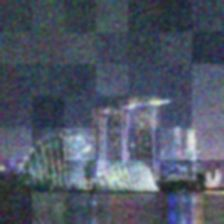
#> input picture data/watermarked_v5/0013.png, 224 x 224 px, given as the content of the folder data/raw, which was not available
$ python build_verified_dataset_v5.py
#> lines starting #> are read from the running program, lines starting #| are printed output that depends on the picture; pictures that were not available may be replaced by others from this repository, and a replacement may not be noted
### src/watermark/embed.py
"""
DWT-DCT-SVD Watermarking with swappable interface.
CLI: python -m src.watermark.embed --input ... --output ... [--verify ...]
"""

import argparse
import cv2
import numpy as np
import pywt
from abc import ABC, abstractmethod
from pathlib import Path
from typing import Tuple


class WatermarkMethod(ABC):
    @abstractmethod
    def embed(self, image: np.ndarray, watermark: np.ndarray, alpha: float) -> np.ndarray:
        pass

    @abstractmethod
    def extract(self, watermarked: np.ndarray, original: np.ndarray, alpha: float) -> np.ndarray:
        pass

    # [4 lines left out: function verify, not called in this run]


class DWT_DCT_SVD(WatermarkMethod):
    def __init__(self, dwt_level: int = 2, block_size: int = 8):
        self.dwt_level = dwt_level
        self.block_size = block_size
        self.wavelet = 'haar'

    def _dwt2(self, img: np.ndarray) -> Tuple[np.ndarray, list]:
        coeffs = pywt.wavedec2(img, self.wavelet, level=self.dwt_level)
        return coeffs[0], coeffs[1:]

    def _idwt2(self, LL: np.ndarray, details: list) -> np.ndarray:
        return pywt.waverec2([LL] + details, self.wavelet)

    def embed(self, image: np.ndarray, watermark: np.ndarray, alpha: float) -> np.ndarray:
        if image.ndim == 3:
            yuv = cv2.cvtColor(image.astype(np.float32), cv2.COLOR_RGB2YUV)
            y = yuv[:, :, 0]
        else:
            y = image.astype(np.float32)

        h, w = y.shape
        LL, details = self._dwt2(y)
        LL_h, LL_w = LL.shape

        wm_h, wm_w = watermark.shape
        assert wm_h <= LL_h // self.block_size and wm_w <= LL_w // self.block_size

        LL_mod = LL.copy()
        for i in range(wm_h):
            for j in range(wm_w):
                r, c = i * self.block_size, j * self.block_size
                block = LL_mod[r:r+self.block_size, c:c+self.block_size]
                dct_block = cv2.dct(block)
                U, S, Vt = np.linalg.svd(dct_block, full_matrices=False)
                S[0] = S[0] * (1 + alpha * (2 * watermark[i, j] - 1))
                dct_mod = U @ np.diag(S) @ Vt
                LL_mod[r:r+self.block_size, c:c+self.block_size] = cv2.idct(dct_mod)

        watermarked_y = self._idwt2(LL_mod, details)
        watermarked_y = np.clip(watermarked_y, 0, 255)

        if image.ndim == 3:
            yuv[:, :, 0] = watermarked_y
            return cv2.cvtColor(yuv, cv2.COLOR_YUV2RGB).astype(np.uint8)
        return watermarked_y.astype(np.uint8)

    def extract(self, watermarked: np.ndarray, original: np.ndarray, alpha: float) -> np.ndarray:
        if watermarked.ndim == 3:
            y_w = cv2.cvtColor(watermarked.astype(np.float32), cv2.COLOR_RGB2YUV)[:, :, 0]
        else:
            y_w = watermarked.astype(np.float32)
        if original.ndim == 3:
            y_o = cv2.cvtColor(original.astype(np.float32), cv2.COLOR_RGB2YUV)[:, :, 0]
        else:
            y_o = original.astype(np.float32)

        LL_w, _ = self._dwt2(y_w)
        LL_o, _ = self._dwt2(y_o)

        wm_h = LL_w.shape[0] // self.block_size
        wm_w = LL_w.shape[1] // self.block_size
        extracted = np.zeros((wm_h, wm_w), dtype=np.float32)

        for i in range(wm_h):
            for j in range(wm_w):
                r, c = i * self.block_size, j * self.block_size
                _, S_w, _ = np.linalg.svd(cv2.dct(LL_w[r:r+self.block_size, c:c+self.block_size]), full_matrices=False)
                _, S_o, _ = np.linalg.svd(cv2.dct(LL_o[r:r+self.block_size, c:c+self.block_size]), full_matrices=False)
                ratio = S_w[0] / (S_o[0] + 1e-8)
                extracted[i, j] = 1.0 if ratio > 1.0 else 0.0
        return extracted

    def verify(self, extracted: np.ndarray, original_watermark: np.ndarray, threshold: float = 0.5) -> Tuple[bool, float]:
        corr = np.corrcoef(extracted.flatten(), original_watermark.flatten())[0, 1]
        if np.isnan(corr):
            corr = 0.0
        return corr > threshold, float(corr)


def generate_watermark(shape: Tuple[int, int], seed: int = 42) -> np.ndarray:
    np.random.seed(seed)
    return (np.random.rand(*shape) > 0.5).astype(np.float32)


def jpeg_reencode(image: np.ndarray, quality: int) -> np.ndarray:
    _, enc = cv2.imencode('.jpg', image, [int(cv2.IMWRITE_JPEG_QUALITY), quality])
    return cv2.imdecode(enc, cv2.IMREAD_COLOR)


# [78 lines left out: functions run_watermark_pipeline, verify_watermarks, main, not called in this run]


# [2 lines that do not run on import are left out]

### src/attacks/coefficient_attack.py
"""
Targeted coefficient-domain attack.

Perturbs the dominant SVD singular value of each DCT block inside the DWT
LL sub-band -- the exact coefficient DWT_DCT_SVD.embed() modifies to encode
a watermark bit. Image-in/image-out, no watermark awareness (same contract
as distortion.py's apply_distortion): works on any image, watermarked or not.

Unlike distortion.py (pixel-domain: resize/jpeg/noise/blur), this attacks
the embedding domain directly, so it can defeat the watermark without
requiring heavy generic degradation.

CLI: python -m src.attacks.coefficient_attack --input ... --output ...
"""

import argparse
import cv2
import numpy as np
import pywt
from pathlib import Path


def apply_coefficient_attack(
    image: np.ndarray,
    dwt_level: int = 2,
    block_size: int = 8,
    strength: float = 0.15,
) -> np.ndarray:
    rgb = cv2.cvtColor(image, cv2.COLOR_BGR2RGB).astype(np.float32)
    yuv = cv2.cvtColor(rgb, cv2.COLOR_RGB2YUV)
    y = yuv[:, :, 0]

    coeffs = pywt.wavedec2(y, 'haar', level=dwt_level)
    LL, details = coeffs[0], coeffs[1:]
    h, w = LL.shape
    nb_h, nb_w = h // block_size, w // block_size

    LL_mod = LL.copy()
    for i in range(nb_h):
        for j in range(nb_w):
            r, c = i * block_size, j * block_size
            block = LL_mod[r:r + block_size, c:c + block_size]
            dct_block = cv2.dct(block)
            U, S, Vt = np.linalg.svd(dct_block, full_matrices=False)
            # Random re-perturbation of the exact coefficient the watermark
            # bit lives in -- scrambles the embedded up/down signal without
            # knowing which direction it was pushed.
            S[0] = S[0] * (1 + np.random.uniform(-strength, strength))
            dct_mod = U @ np.diag(S) @ Vt
            LL_mod[r:r + block_size, c:c + block_size] = cv2.idct(dct_mod)

    attacked_y = pywt.waverec2([LL_mod] + details, 'haar')
    attacked_y = np.clip(attacked_y[:h * (2 ** dwt_level), :w * (2 ** dwt_level)], 0, 255)

    yuv_out = yuv.copy()
    yuv_out[:, :, 0] = attacked_y
    rgb_out = cv2.cvtColor(yuv_out, cv2.COLOR_YUV2RGB)
    rgb_out = np.clip(rgb_out, 0, 255).astype(np.uint8)
    return cv2.cvtColor(rgb_out, cv2.COLOR_RGB2BGR)


# [22 lines left out: functions run_attack_pipeline, main, not called in this run]


# [2 lines that do not run on import are left out]

### src/attacks/distortion.py
"""
Distortion attack: JPEG recompression + Gaussian noise + Gaussian blur + resize.
Supports multiple passes for stronger watermark removal.
CLI: python -m src.attacks.distortion --input ... --output ...
"""

import argparse
import cv2
import numpy as np
from pathlib import Path


def apply_distortion(
    image: np.ndarray,
    jpeg_quality: int = 30,
    gaussian_std: float = 15.0,
    blur_kernel: int = 5,
    resize_factor: float = 0.5,
) -> np.ndarray:
    h, w = image.shape[:2]

    # 1. Resize down + up (common real-world distortion)
    if resize_factor < 1.0:
        small = cv2.resize(image, (int(w * resize_factor), int(h * resize_factor)),
                           interpolation=cv2.INTER_AREA)
        image = cv2.resize(small, (w, h), interpolation=cv2.INTER_LINEAR)

    # 2. JPEG recompression
    encode_param = [int(cv2.IMWRITE_JPEG_QUALITY), jpeg_quality]
    _, enc = cv2.imencode('.jpg', image, encode_param)
    img = cv2.imdecode(enc, cv2.IMREAD_COLOR)

    # 3. Gaussian noise
    noise = np.random.normal(0, gaussian_std, img.shape).astype(np.float32)
    img = np.clip(img.astype(np.float32) + noise, 0, 255).astype(np.uint8)

    # 4. Gaussian blur
    if blur_kernel > 1:
        img = cv2.GaussianBlur(img, (blur_kernel, blur_kernel), 0)

    return img


def jpeg_reencode(image: np.ndarray, quality: int) -> np.ndarray:
    _, enc = cv2.imencode('.jpg', image, [int(cv2.IMWRITE_JPEG_QUALITY), quality])
    return cv2.imdecode(enc, cv2.IMREAD_COLOR)


# [35 lines left out: functions run_attack_pipeline, main, not called in this run]


# [2 lines that do not run on import are left out]

### scripts/build_verified_dataset_v5.py
"""
v5: same as build_verified_dataset_v3.py (coefficient-domain attack +
generic distortion, verification-based labeling), but at a stronger,
still-plausible alpha (handoff flags 0.02 as tuned only for class
balance, not deployment realism). Tests whether a stronger embedding
leaves detectable post-removal residue where alpha=0.02 (v3) did not.

CLI: python scripts/build_verified_dataset_v5.py --raw data/raw --out-present data/watermarked_v5 --out-removed data/removed_v5
"""

import argparse
import random
import cv2
import numpy as np
from pathlib import Path

from src.watermark.embed import DWT_DCT_SVD, generate_watermark, jpeg_reencode
from src.attacks.distortion import apply_distortion
from src.attacks.coefficient_attack import apply_coefficient_attack


def main():
    parser = argparse.ArgumentParser()
    parser.add_argument("--raw", type=Path, default=Path("data/raw"))
    parser.add_argument("--out-present", type=Path, default=Path("data/watermarked_v5"))
    parser.add_argument("--out-removed", type=Path, default=Path("data/removed_v5"))
    parser.add_argument("--img-size", type=int, default=224)
    parser.add_argument("--alpha", type=float, default=0.15)
    parser.add_argument("--block-size", type=int, default=8)
    parser.add_argument("--dwt-level", type=int, default=2)
    parser.add_argument("--seed", type=int, default=42)
    parser.add_argument("--save-quality", type=int, default=80)
    parser.add_argument("--threshold", type=float, default=0.5)
    parser.add_argument("--coeff-strength-max", type=float, default=0.8)
    args = parser.parse_args()

    random.seed(args.seed)
    np.random.seed(args.seed)

    method = DWT_DCT_SVD(dwt_level=args.dwt_level, block_size=args.block_size)
    wm_shape = (args.img_size // (2 ** args.dwt_level) // args.block_size,) * 2
    watermark = generate_watermark(wm_shape, args.seed)

    args.out_present.mkdir(parents=True, exist_ok=True)
    args.out_removed.mkdir(parents=True, exist_ok=True)

    n_present, n_removed = 0, 0

    for img_path in sorted(args.raw.glob("*.png")):
        raw_bgr = cv2.imread(str(img_path))
#> raw_bgr is the input picture: shape (224, 224, 3); mean B, G, R 102.3, 86.2, 78.2
        if raw_bgr is None:
            continue
        raw_bgr = cv2.resize(raw_bgr, (args.img_size, args.img_size), interpolation=cv2.INTER_AREA)
        raw_rgb = cv2.cvtColor(raw_bgr, cv2.COLOR_BGR2RGB)

        wm_rgb = method.embed(raw_rgb, watermark, args.alpha)
#> in embed, `yuv = cv2.cvtColor(image.astype(np.float32), cv2.COLOR_RGB2YUV)`: yuv: shape (224, 224, 3) float32; mean of channels 0, 1, 2 85.6, 8.7, -6.1
#> in embed, `y = yuv[:, :, 0]`:
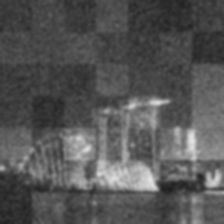
#> y: shape (224, 224) float32; min 29.86, max 228.1, mean 85.6
#> in _dwt2, `coeffs = pywt.wavedec2(img, self.wavelet, level=self.dwt_level)`: coeffs = 3 items
#> in embed, `LL, details = self._dwt2(y)`: details = 2 items
#> in embed, `yuv[:, :, 0] = watermarked_y`: yuv: shape (224, 224, 3) float32; mean of channels 0, 1, 2 85.6, 8.7, -6.1
        wm_bgr = cv2.cvtColor(wm_rgb, cv2.COLOR_RGB2BGR)
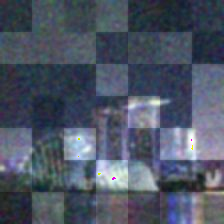
#> wm_bgr: shape (224, 224, 3); mean B, G, R 101.7, 85.6, 77.7

        num_passes = random.choice([0, 1, 1, 2, 2, 3, 4, 5])
        jpeg_quality = random.randint(5, 90)
        gaussian_std = random.uniform(2, 40)
        blur_kernel = random.choice([1, 1, 3, 5, 7, 9])
        resize_factor = random.uniform(0.25, 1.0)
        coeff_strength = random.uniform(0.0, args.coeff_strength_max)

        attacked = apply_coefficient_attack(wm_bgr, args.dwt_level, args.block_size, coeff_strength)
#> in apply_coefficient_attack, `yuv = cv2.cvtColor(rgb, cv2.COLOR_RGB2YUV)`: yuv: shape (224, 224, 3) float32; mean of channels 0, 1, 2 85.1, 8.7, -6
#> in apply_coefficient_attack, `coeffs = pywt.wavedec2(y, 'haar', level=dwt_level)`: coeffs = 3 items
#> in apply_coefficient_attack, `yuv_out[:, :, 0] = attacked_y`: yuv_out: shape (224, 224, 3) float32; mean of channels 0, 1, 2 84.8, 8.7, -6
#> in apply_coefficient_attack, `rgb_out = cv2.cvtColor(yuv_out, cv2.COLOR_YUV2RGB)`:
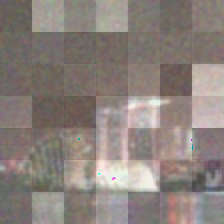
#> rgb_out: shape (224, 224, 3) float32; mean B, G, R 77.4, 85.3, 101.4; drawn with min black and max white
        for _ in range(num_passes):
            attacked = apply_distortion(attacked, jpeg_quality, gaussian_std, blur_kernel, resize_factor)
#> in apply_distortion, `small = cv2.resize(image, (int(w * resize_factor), int(h * resize_fact..`:
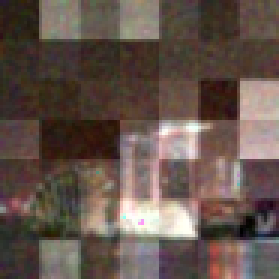
#> small: shape (93, 93, 3) (shown 3 times larger); mean R, G, B 100.9, 84.8, 76.9
#> in apply_distortion, `_, enc = cv2.imencode('.jpg', image, encode_param)`: enc = 1902 values, max 255 at index 0, min 0 at index 4, mean 103.4
#> in apply_distortion, `img = np.clip(img.astype(np.float32) + noise, 0, 255).astype(np.uint8)`:
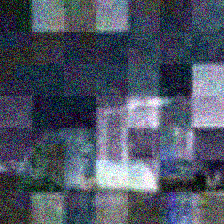
#> img: shape (224, 224, 3); mean B, G, R 100.8, 84.8, 76.9
        attacked = jpeg_reencode(attacked, args.save_quality)
#> in jpeg_reencode, `return cv2.imdecode(enc, cv2.IMREAD_COLOR)`:
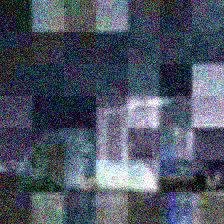
#> returned value: shape (224, 224, 3); mean B, G, R 100.8, 84.8, 77

        attacked_rgb = cv2.cvtColor(attacked, cv2.COLOR_BGR2RGB)
        extracted = method.extract(attacked_rgb, raw_rgb, args.alpha)
#> in extract, `LL_w, _ = self._dwt2(y_w)`:
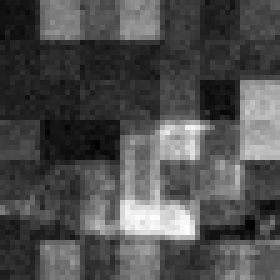
#> LL_w: shape (56, 56) float32 (shown 5 times larger); min 55, max 969.7, mean 337.2; drawn with min black and max white
        present, corr = method.verify(extracted, watermark, args.threshold)
#> in verify, `corr = np.corrcoef(extracted.flatten(), original_watermark.flatten())[..`: corr = 0.138
#> present = False; corr = 0.138

        out_dir = args.out_present if present else args.out_removed
        cv2.imwrite(str(out_dir / img_path.name), attacked)

        if present:
            n_present += 1
        else:
            n_removed += 1

    print(f"Watermark present: {n_present}, removed: {n_removed}")


if __name__ == "__main__":
    main()

$ run again, on data/watermarked_v5/0109.png
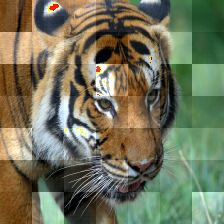
#> input picture data/watermarked_v5/0109.png, 224 x 224 px, given as the content of the folder data/raw, which was not available
#> in main, raw_bgr is the input picture: shape (224, 224, 3); mean B, G, R 91.6, 115.9, 113.7
#> in _dwt2, `coeffs = pywt.wavedec2(img, self.wavelet, level=self.dwt_level)`: coeffs = 3 items
#> details = 2 items
#> in apply_coefficient_attack, `coeffs = pywt.wavedec2(y, 'haar', level=dwt_level)`: coeffs = 3 items
#> yuv_out: shape (224, 224, 3) float32; mean of channels 0, 1, 2 106.9, -7.4, -0.4
#> in apply_distortion, `image = cv2.resize(small, (w, h), interpolation=cv2.INTER_LINEAR)`:
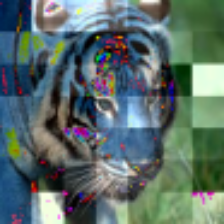
#> image: shape (224, 224, 3); mean R, G, B 90.8, 109.8, 106.1
#> enc = 2574 values, max 255 at index 0, min 0 at index 4, mean 112.4
#> in extract, `LL_w, _ = self._dwt2(y_w)`:
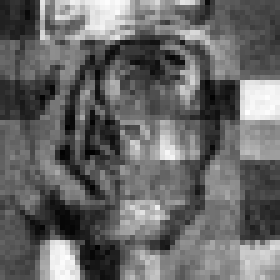
#> LL_w: shape (56, 56) float32 (shown 5 times larger); min 52.59, max 969.2, mean 426.2; drawn with min black and max white
#> in verify, `corr = np.corrcoef(extracted.flatten(), original_watermark.flatten())[..`: corr = 0.0184
#> in main, `present, corr = method.verify(extracted, watermark, args.threshold)`: present = False; corr = 0.0184

$ run again, on data/watermarked_v5/0114.png
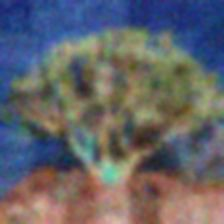
#> input picture data/watermarked_v5/0114.png, 224 x 224 px, given as the content of the folder data/raw, which was not available
#> in main, raw_bgr is the input picture: shape (224, 224, 3); mean B, G, R 105.8, 100.5, 100.6
#> in _dwt2, `coeffs = pywt.wavedec2(img, self.wavelet, level=self.dwt_level)`: coeffs = 3 items
#> details = 2 items
#> in apply_coefficient_attack, `coeffs = pywt.wavedec2(y, 'haar', level=dwt_level)`: coeffs = 3 items
#> yuv_out: shape (224, 224, 3) float32; mean of channels 0, 1, 2 100.1, 2.8, 0
#> in apply_distortion, `small = cv2.resize(image, (int(w * resize_factor), int(h * resize_fact..`:
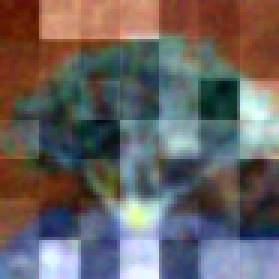
#> small: shape (93, 93, 3) (shown 3 times larger); mean R, G, B 104.3, 98.9, 98.8
#> enc = 1996 values, max 255 at index 0, min 0 at index 4, mean 107.5
#> in extract, `LL_w, _ = self._dwt2(y_w)`:
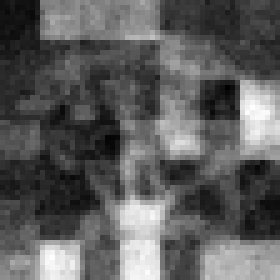
#> LL_w: shape (56, 56) float32 (shown 5 times larger); min 65.15, max 966.8, mean 397; drawn with min black and max white
#> in verify, `corr = np.corrcoef(extracted.flatten(), original_watermark.flatten())[..`: corr = 0.0926
#> in main, `present, corr = method.verify(extracted, watermark, args.threshold)`: present = False; corr = 0.0926

$ run again, on data/watermarked_v5/0127.png
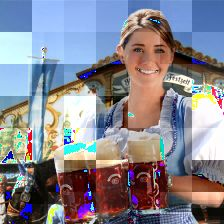
#> input picture data/watermarked_v5/0127.png, 224 x 224 px, given as the content of the folder data/raw, which was not available
#> in main, raw_bgr is the input picture: shape (224, 224, 3); mean B, G, R 142.9, 132.8, 134.5
#> in _dwt2, `coeffs = pywt.wavedec2(img, self.wavelet, level=self.dwt_level)`: coeffs = 3 items
#> details = 2 items
#> in apply_coefficient_attack, `coeffs = pywt.wavedec2(y, 'haar', level=dwt_level)`: coeffs = 3 items
#> yuv_out: shape (224, 224, 3) float32; mean of channels 0, 1, 2 119.3, -4.4, 1.3
#> enc = 2687 values, max 255 at index 0, min 0 at index 4, mean 114.1
#> in extract, `LL_w, _ = self._dwt2(y_w)`:
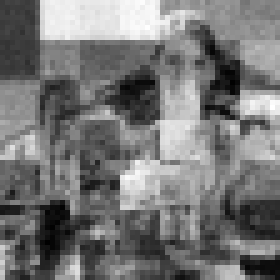
#> LL_w: shape (56, 56) float32 (shown 5 times larger); min 40.91, max 965.4, mean 473.5; drawn with min black and max white
#> in verify, `corr = np.corrcoef(extracted.flatten(), original_watermark.flatten())[..`: corr = -0.118
#> in main, `present, corr = method.verify(extracted, watermark, args.threshold)`: present = False; corr = -0.118
